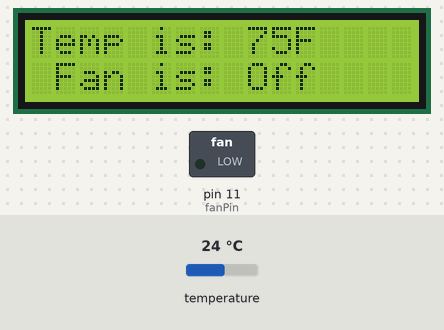
A sketch run on a simulated Arduino Uno, built with avr-gcc and run on an emulated ATmega328P. Shown: 16×2 character LCD, switched loads named in the sketch (green lamp = pin HIGH). The test bench sets the inputs (shaded band); at power-on: temperature 24 °C.

Above: at 1.2 s.
1.3 s: temperature set to 25.7 °C
At 2.5 s:
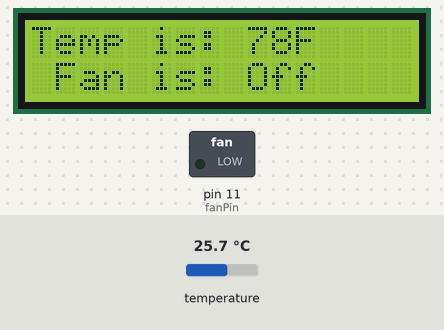
3.1 s: temperature set to 26.8 °C
At 3.8 s:
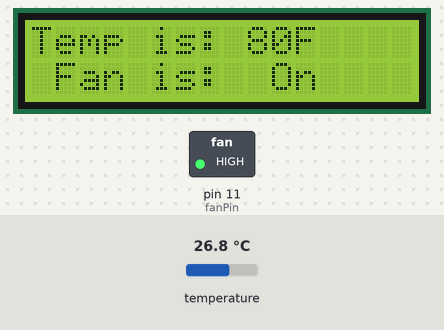
4.6 s: temperature set to 12 °C
At 5.0 s:
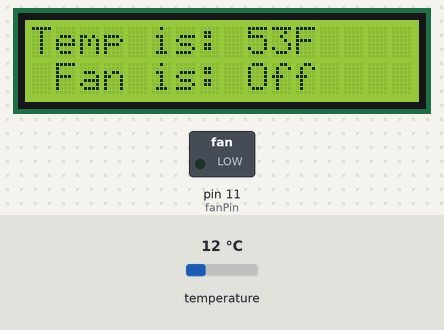
Timing chart, 0 to 7.6 s (numbered marks = the images above; inputs shaded):
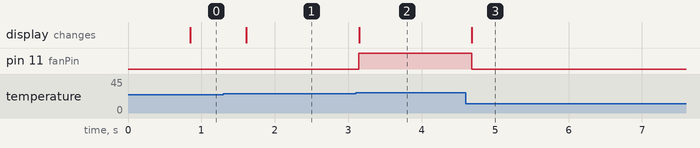

The sketch:

Temperature-thing.ino
```cpp
#include <LiquidCrystal.h>
#include <OneWire.h>
#include <DallasTemperature.h>

#define ONE_WIRE_BUS 8

int fanPin = 11;


OneWire oneWire(ONE_WIRE_BUS);

DallasTemperature sensors(&oneWire);
LiquidCrystal lcd(1, 2, 4, 5, 6, 7);

void setup(void)
{
 pinMode(fanPin, OUTPUT);

 sensors.begin();

 lcd.begin(16,2);
}
void loop(void)
{
 sensors.requestTemperatures();

 int Temp = (sensors.getTempFByIndex(0));
 String fanPosition = "";

 if(Temp > 78){
  digitalWrite(fanPin, HIGH);
  fanPosition = " On";
 }
 else{
  digitalWrite(fanPin, LOW);
  fanPosition = "Off";
 }

 lcd.setCursor(0,0);
 lcd.print("Temp is: ");
 lcd.print(Temp);
 lcd.print("F");
 lcd.setCursor(0,1);
 lcd.print(" Fan is: " + fanPosition);
}
```

Measured:
- the behaviour switches between 26.1 and 26.2 °C on temperature (found by bisection; images 1 and 2)
- after the input at 1.3 s, the display: changes after 0.31 s (image 1)
- after the input at 3.1 s, pin 11 (fanPin): LOW → HIGH after 0.05 s; the display: changes after 0.05 s (image 2)
- after the input at 4.6 s, pin 11 (fanPin): HIGH → LOW after 0.08 s; the display: changes after 0.08 s (image 3)
